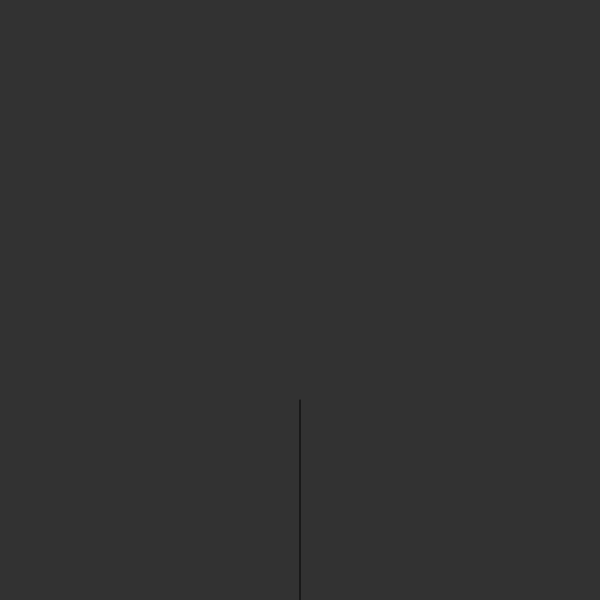
Frame 1 (no input)
Frame 60 (no input): identical to frame 1, image omitted
Frame 120 (the mouse pressed at the canvas centre since frame 60): identical to frame 1, image omitted

The p5.js sketch that drew this single still picture (run headless with seeded random() and noise() and a simulated clock; from frame 60 on, the mouse is pressed at the canvas centre):

// p5.js sketch
// ── sketch.js
var axiom = "F";
var sentence = axiom;
var len = 200;
var angle;
var rules = [];
rules[0] = {
  a: "F",
  b: "FF+[+F-F-F]-[-F+F+F]"
}


function generate() {
  len *= 0.5;
  var nextSentence = "";
  
  for (var i = 0; i < sentence.length; i++){
    
    var current = sentence.charAt(i);
    
    var found = false;
    
    for (var j = 0; j < rules.length; j++){
      
      if (current == rules[j].a) {
        
        found = true;
        
        nextSentence += rules[j].b;
        
        break;
      }
    }
    if (!found){
      nextSentence += current;
    }
  }
  sentence = nextSentence;
  turtle();
}

function turtle() {
  
  translate(width/2,height);
  
  for (var i = 0; i < sentence.length; i++) {
    
    var current = sentence.charAt(i);
    
    switch(current) {
      case "F":
        line(0, 0, 0 ,-len);
        translate(0, -len);
        break;
      
      case "+":
        rotate(angle);
        break;
      
      case "-":
        rotate(-angle);
        break;
        
      case "[":
        push();
        break;
      
      case "]":
        pop();
        break;
    }
    
  }
}

function setup() {
  createCanvas(600,600);
  background(50);
  createP(axiom);
  angle = radians(25);
  turtle();
  var button = createButton('Genereate');
  button.mousePressed(generate);
}

function draw() {
  
}
